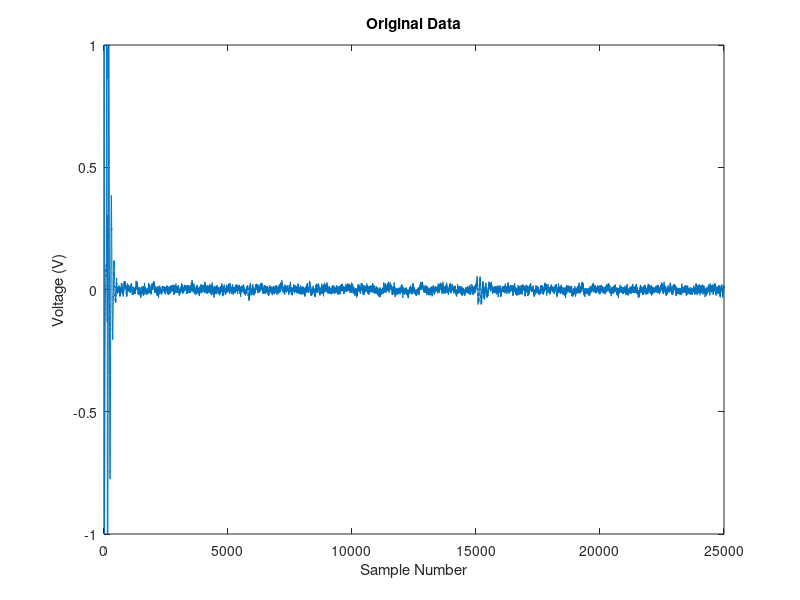
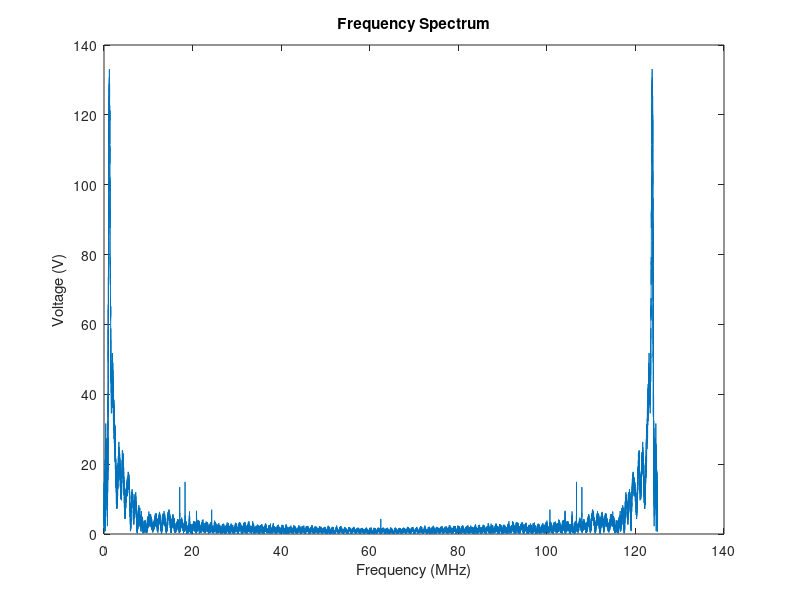
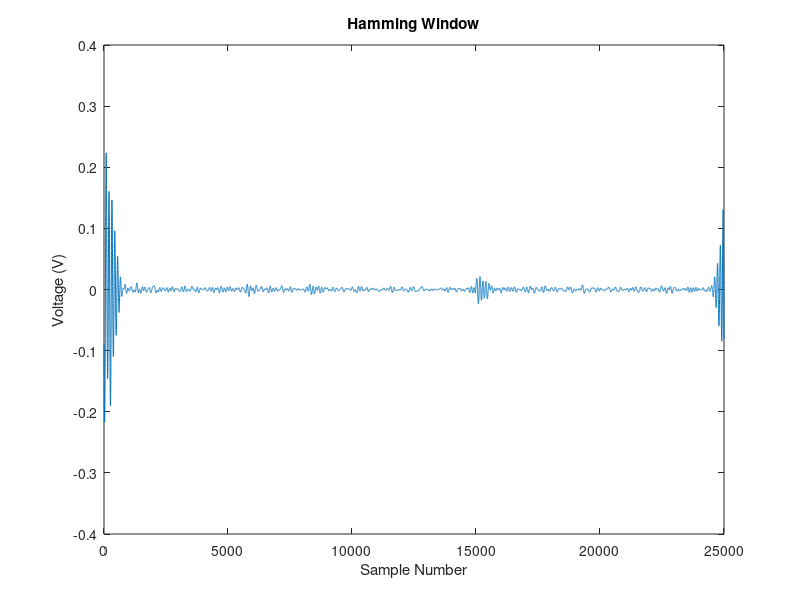
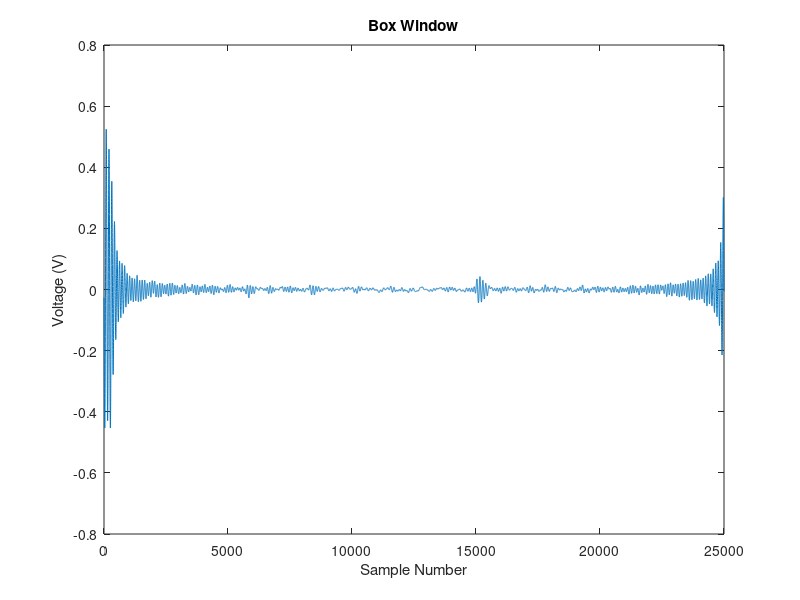

Write the MATLAB code that produced these figures, in order.
% Frequency Domain Filtering Code

% Load Data
load LowSNR;
data = collectedData(50,:);
figure()
plot(data)
xlabel('Sample Number')
ylabel('Voltage (V)')
title('Original Data')

% Transducer Characteristics
cf = 1.05;
BW = 0.3483*cf;
sample_freq = 125;
mean = cf;
variance = (BW*cf / (2*sqrt(2*log(2))))^2;

% Physical Frequencies
f_discrete = ([0:length(data) - 1].*sample_freq)./(length(data));

% FFT
freq_spec = fft(data);

% Plot
figure()
plot(f_discrete,abs(freq_spec))
xlabel('Frequency (MHz)')
ylabel('Voltage (V)')
title('Frequency Spectrum')

% Finding indices corresponding to center frequency and bandwidth

% 1st Peak
[onehi] = find(f_discrete >= (cf - BW/2));
[onelow] = find(f_discrete < (cf + BW/2));
p1 = intersect(onehi, onelow);

% 2nd Peak
[twohi] = find(f_discrete >= (max(f_discrete) - cf - BW/2));
[twolow] = find(f_discrete < (max(f_discrete) + cf - BW/2));
p2 = intersect(twohi, twolow);

% Define new frequency spectrum

% Hamming Window
freq_spec_new1 = zeros(size(freq_spec));
winFREQ = hamming(length(freq_spec_new1(p1)))';
winFREQ = winFREQ;
winFREQN = hamming(length(freq_spec_new1(p2)))'; 
winFREQN = winFREQN;
freq_spec_new1(p1) = freq_spec(p1).* winFREQ;
freq_spec_new1(p2) = freq_spec(p2).* winFREQN;

figure()
plot(real(ifft(freq_spec_new1)))
xlabel('Sample Number')
ylabel('Voltage (V)')
title('Hamming Window')

% % Gaussian Window
% freq_spec_new2 = zeros(size(freq_spec));
% freq_spec_new2(p1) = freq_spec(p1);
% freq_spec_new2(p2) = freq_spec(p2);
% winGauss1 = gaussian(f_discrete, 1, mean, variance);
% winGauss2 = gaussian(f_discrete, 1, max(f_discrete) - cf, variance);
% freq_spec_new2 = freq_spec_new2.*(winGauss1 + winGauss2);
% 
% 
% figure()
% plot(real(ifft(freq_spec_new2)))
% xlabel('Sample Number')
% ylabel('Voltage (V)')
% title('Gaussian Window')

% Box Window
freq_spec_new3 = zeros(size(freq_spec));
freq_spec_new3(p1) = freq_spec(p1);
freq_spec_new3(p2) = freq_spec(p2);

winBox1 = rectwin(length(p1))';
winBox2 = rectwin(length(p2))';
freq_spec_new3(p1) = freq_spec(p1).* winBox1;
freq_spec_new3(p2) = freq_spec(p2).* winBox2;

figure()
plot(real(ifft(freq_spec_new3)))
xlabel('Sample Number')
ylabel('Voltage (V)')
title('Box Window')
